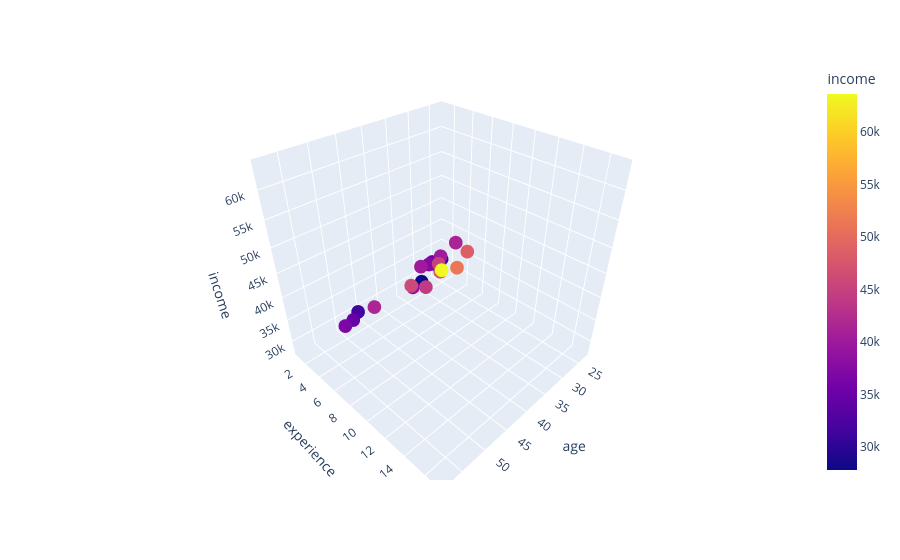

Write notebook code for a chart like this one.
### Code cell
import plotly.express as px
fig = px.scatter_3d(df, feat1, feat2, target, color = target)
fig

### Figure 1 — Plotly figure (JSON) as saved in the notebook; plotly's stock layout.template omitted (floating-point values rounded to 4 significant figures)
{"data": [{"hovertemplate": "age=%{x}<br>experience=%{y}<br>income=%{marker.color}<extra></extra>", "legendgroup": "", "marker": {"color": [30450, 35670, 31580, 40130, 47830, 41630, 41340, 37650, 40250, 45150, 27840, 46110, 36720, 34800, 51300, 38900, 63600, 30870, 44190, 48700], "coloraxis": "coloraxis", "symbol": "circle"}, "mode": "markers", "name": "", "scene": "scene", "showlegend": false, "type": "scatter3d", "x": [25, 30, 47, 32, 43, 51, 28, 33, 37, 39, 29, 47, 54, 51, 44, 41, 58, 23, 44, 37], "y": [1, 3, 2, 5, 10, 7, 5, 4, 5, 8, 1, 9, 5, 4, 12, 6, 17, 1, 9, 10], "z": [30450, 35670, 31580, 40130, 47830, 41630, 41340, 37650, 40250, 45150, 27840, 46110, 36720, 34800, 51300, 38900, 63600, 30870, 44190, 48700]}], "layout": {"coloraxis": {"colorbar": {"title": {"text": "income"}}, "colorscale": [[0, "#0d0887"], [0.1111, "#46039f"], [0.2222, "#7201a8"], [0.3333, "#9c179e"], [0.4444, "#bd3786"], [0.5556, "#d8576b"], [0.6667, "#ed7953"], [0.7778, "#fb9f3a"], [0.8889, "#fdca26"], [1, "#f0f921"]]}, "legend": {"tracegroupgap": 0}, "margin": {"t": 60}, "scene": {"domain": {"x": [0, 1], "y": [0, 1]}, "xaxis": {"title": {"text": "age"}}, "yaxis": {"title": {"text": "experience"}}, "zaxis": {"title": {"text": "income"}}}}}
